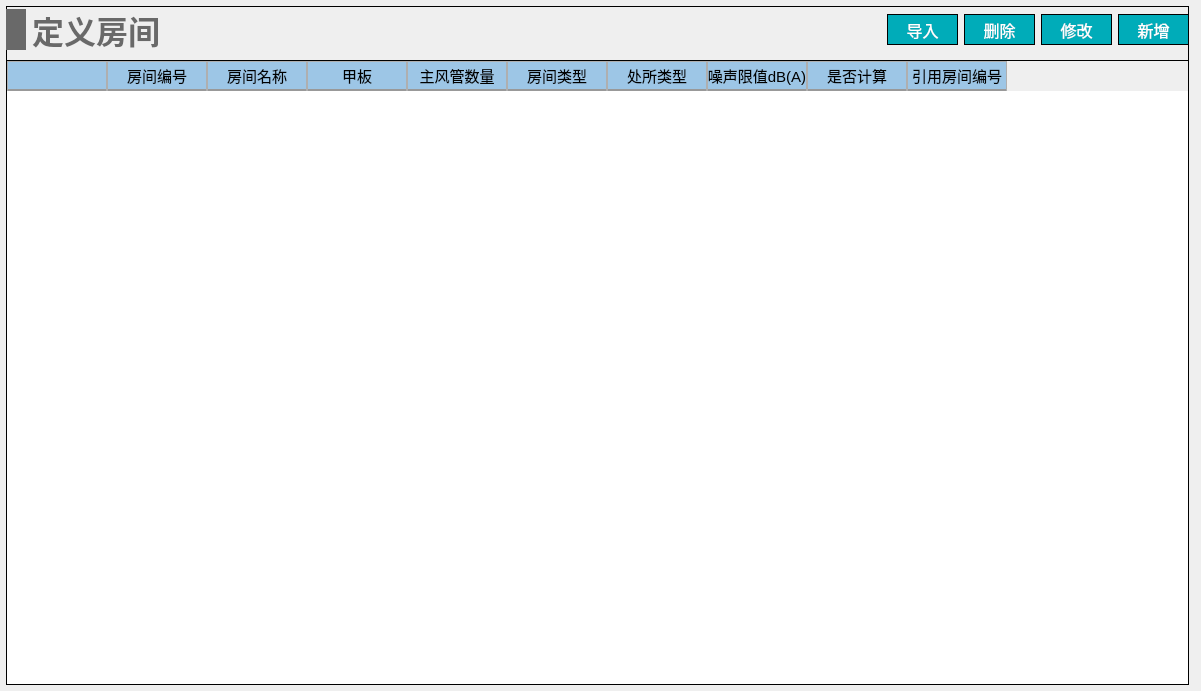
<?xml version="1.0" encoding="UTF-8"?>
<ui version="4.0">
 <class>Room_define_widget</class>
 <widget class="QWidget" name="Room_define_widget">
  <property name="geometry">
   <rect>
    <x>0</x>
    <y>0</y>
    <width>1201</width>
    <height>691</height>
   </rect>
  </property>
  <property name="windowTitle">
   <string>Form</string>
  </property>
  <widget class="QWidget" name="widget_room_define" native="true">
   <property name="geometry">
    <rect>
     <x>6</x>
     <y>6</y>
     <width>1183</width>
     <height>679</height>
    </rect>
   </property>
   <property name="minimumSize">
    <size>
     <width>1183</width>
     <height>679</height>
    </size>
   </property>
   <property name="styleSheet">
    <string notr="true">#widget_room_define
{
border: 1px solid #000000;
}</string>
   </property>
   <layout class="QVBoxLayout" name="verticalLayout">
    <item>
     <layout class="QHBoxLayout" name="horizontalLayout_3">
      <item>
       <layout class="QHBoxLayout" name="horizontalLayout">
        <item>
         <widget class="QLabel" name="label_20">
          <property name="minimumSize">
           <size>
            <width>20</width>
            <height>41</height>
           </size>
          </property>
          <property name="maximumSize">
           <size>
            <width>20</width>
            <height>41</height>
           </size>
          </property>
          <property name="styleSheet">
           <string notr="true">QLabel { 
border: none; 
background-color : rgb(105, 105, 105);
}</string>
          </property>
          <property name="text">
           <string/>
          </property>
         </widget>
        </item>
        <item>
         <widget class="QLabel" name="label_cg1">
          <property name="font">
           <font>
            <family>Microsoft YaHei</family>
            <pointsize>24</pointsize>
            <bold>true</bold>
           </font>
          </property>
          <property name="styleSheet">
           <string notr="true">QLabel { 
border: none; 
color : rgb(105, 105, 105);
}</string>
          </property>
          <property name="text">
           <string>定义房间</string>
          </property>
          <property name="alignment">
           <set>Qt::AlignBottom|Qt::AlignHCenter</set>
          </property>
         </widget>
        </item>
       </layout>
      </item>
      <item>
       <spacer name="horizontalSpacer">
        <property name="orientation">
         <enum>Qt::Horizontal</enum>
        </property>
        <property name="sizeHint" stdset="0">
         <size>
          <width>40</width>
          <height>20</height>
         </size>
        </property>
       </spacer>
      </item>
      <item>
       <layout class="QHBoxLayout" name="horizontalLayout_2">
        <item>
         <widget class="QPushButton" name="pushButton_import">
          <property name="minimumSize">
           <size>
            <width>71</width>
            <height>31</height>
           </size>
          </property>
          <property name="font">
           <font>
            <family>黑体</family>
            <pointsize>12</pointsize>
           </font>
          </property>
          <property name="styleSheet">
           <string notr="true">QPushButton
{
	color:#ffffff; /*文字颜色*/
    background-color: #00ACB9;/*背景色*/
    border-radius:0px; /*边框倒角*/
	border: 1px solid #000000;
}


QPushButton:hover 
{
background-color: rgb(0,142,153);
color: white;
}</string>
          </property>
          <property name="text">
           <string>导入</string>
          </property>
         </widget>
        </item>
        <item>
         <widget class="QPushButton" name="pushButton_del">
          <property name="minimumSize">
           <size>
            <width>71</width>
            <height>31</height>
           </size>
          </property>
          <property name="font">
           <font>
            <family>黑体</family>
            <pointsize>12</pointsize>
           </font>
          </property>
          <property name="styleSheet">
           <string notr="true">QPushButton
{
	color:#ffffff; /*文字颜色*/
    background-color: #00ACB9;/*背景色*/
    border-radius:0px; /*边框倒角*/
	border: 1px solid #000000;
}


QPushButton:hover 
{
background-color: rgb(0,142,153);
color: white;
}</string>
          </property>
          <property name="text">
           <string>删除</string>
          </property>
         </widget>
        </item>
        <item>
         <widget class="QPushButton" name="pushButton_revise">
          <property name="minimumSize">
           <size>
            <width>71</width>
            <height>31</height>
           </size>
          </property>
          <property name="font">
           <font>
            <family>黑体</family>
            <pointsize>12</pointsize>
           </font>
          </property>
          <property name="styleSheet">
           <string notr="true">QPushButton
{
	color:#ffffff; /*文字颜色*/
    background-color: #00ACB9;/*背景色*/
    border-radius:0px; /*边框倒角*/
	border: 1px solid #000000;
}


QPushButton:hover 
{
background-color: rgb(0,142,153);
color: white;
}</string>
          </property>
          <property name="text">
           <string>修改</string>
          </property>
         </widget>
        </item>
        <item>
         <widget class="QPushButton" name="pushButton_add">
          <property name="minimumSize">
           <size>
            <width>71</width>
            <height>31</height>
           </size>
          </property>
          <property name="font">
           <font>
            <family>黑体</family>
            <pointsize>12</pointsize>
           </font>
          </property>
          <property name="styleSheet">
           <string notr="true">QPushButton
{
	color:#ffffff; /*文字颜色*/
    background-color: #00ACB9;/*背景色*/
    border-radius:0px; /*边框倒角*/
	border: 1px solid #000000;
}


QPushButton:hover 
{
background-color: rgb(0,142,153);
color: white;
}</string>
          </property>
          <property name="text">
           <string>新增</string>
          </property>
         </widget>
        </item>
       </layout>
      </item>
     </layout>
    </item>
    <item>
     <widget class="QTableWidget" name="tableWidget_room_define">
      <property name="focusPolicy">
       <enum>Qt::NoFocus</enum>
      </property>
      <property name="layoutDirection">
       <enum>Qt::LeftToRight</enum>
      </property>
      <property name="styleSheet">
       <string notr="true">/*设置标题(包括垂直+水平的)*/
QHeaderView
{							
	
	font-size: 15px;				/*字大小*/
	font-family: '黑体';
	/*border: 1px solid #B4B4B4;*/
	border:none;
    /*border-bottom: 2px solid #999999; */		/*下边框颜色*/
    /*background: #9DC6E6;*/				/*背景浅蓝色*/ 
	min-height:30px;
	text-align: center;	       
}


/*设置标题(水平的)*/
QHeaderView::section:horizontal { 					
        border: 1px solid #AFAFAF; 			/*间隔颜色*/
	    border-bottom: 2px solid #999999; 							
        color: black;
        background: #9DC6E6;
}

/*设置鼠标停留状态*/
QHeaderView::section:horizontal:hover 
{			
        color: black;							/*字体白色*/
        background: #82AFC9;				/*背景深蓝色*/
}

/*设置鼠标按下状态*/
QHeaderView::section:horizontal:pressed 
{			
        color: black;
        background: #82AFC9;
		border-bottom: 3px solid #037BFC;				
}


QTableWidget 
{
		font-size: 14px;				/*10榜*/
		font-family: '黑体';				
		color : black;				
        border: 1px solid #000000;		
        background: white;
        gridline-color: #E0E0E0;	
        text-align: center;	
        outline:0px;			/*禁止焦点*/
}

/*设置选中的视图项*/
QTableWidget::item:selected
{				    
		border: 2px solid #0398FC;	
        color : black;				
}</string>
      </property>
      <property name="frameShape">
       <enum>QFrame::StyledPanel</enum>
      </property>
      <column>
       <property name="text">
        <string/>
       </property>
      </column>
      <column>
       <property name="text">
        <string>房间编号</string>
       </property>
      </column>
      <column>
       <property name="text">
        <string>房间名称</string>
       </property>
      </column>
      <column>
       <property name="text">
        <string>甲板</string>
       </property>
      </column>
      <column>
       <property name="text">
        <string>主风管数量</string>
       </property>
      </column>
      <column>
       <property name="text">
        <string>房间类型</string>
       </property>
      </column>
      <column>
       <property name="text">
        <string>处所类型</string>
       </property>
      </column>
      <column>
       <property name="text">
        <string>噪声限值dB(A)</string>
       </property>
      </column>
      <column>
       <property name="text">
        <string>是否计算</string>
       </property>
      </column>
      <column>
       <property name="text">
        <string>引用房间编号</string>
       </property>
      </column>
     </widget>
    </item>
   </layout>
  </widget>
 </widget>
 <resources/>
 <connections/>
</ui>
